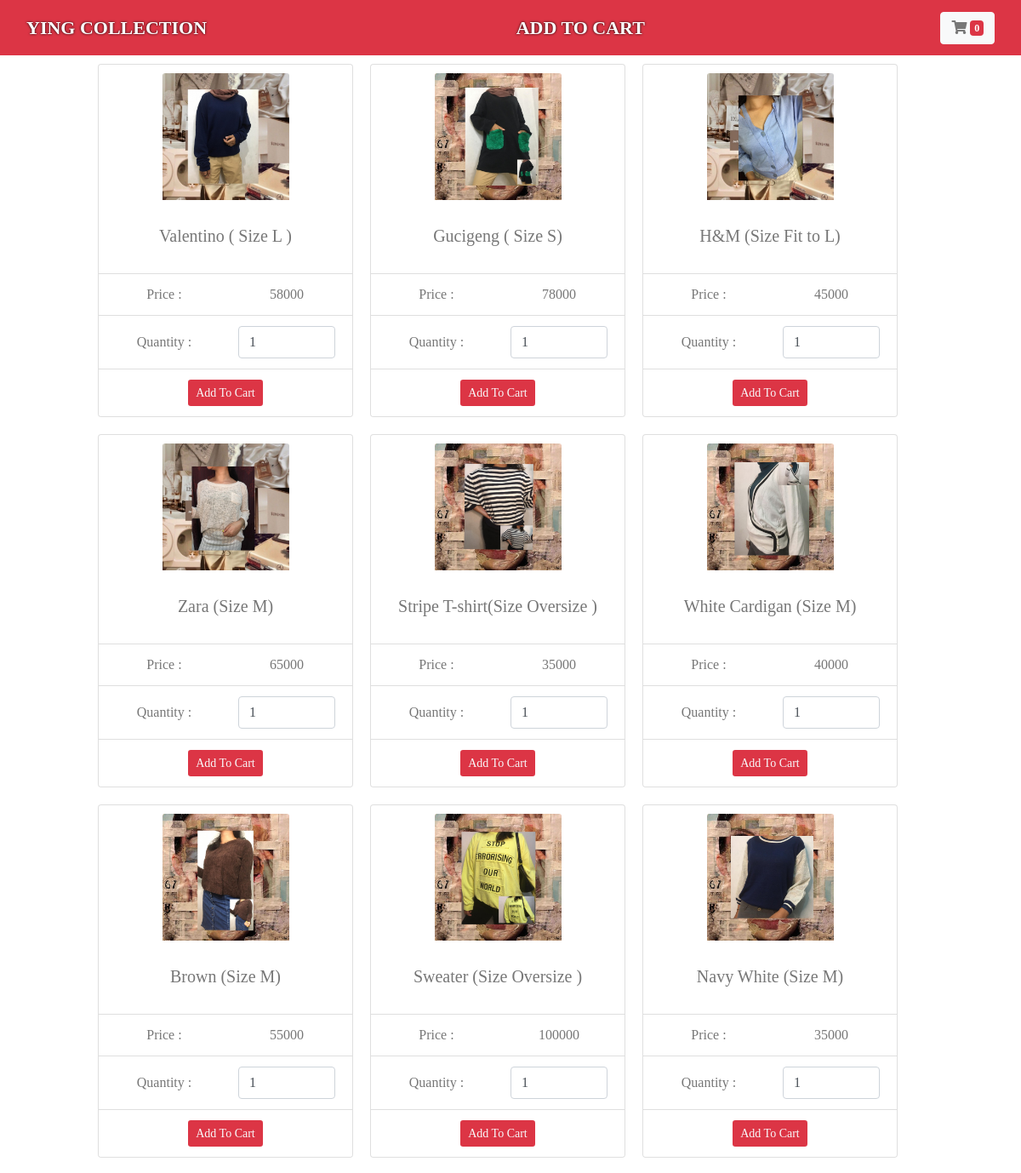
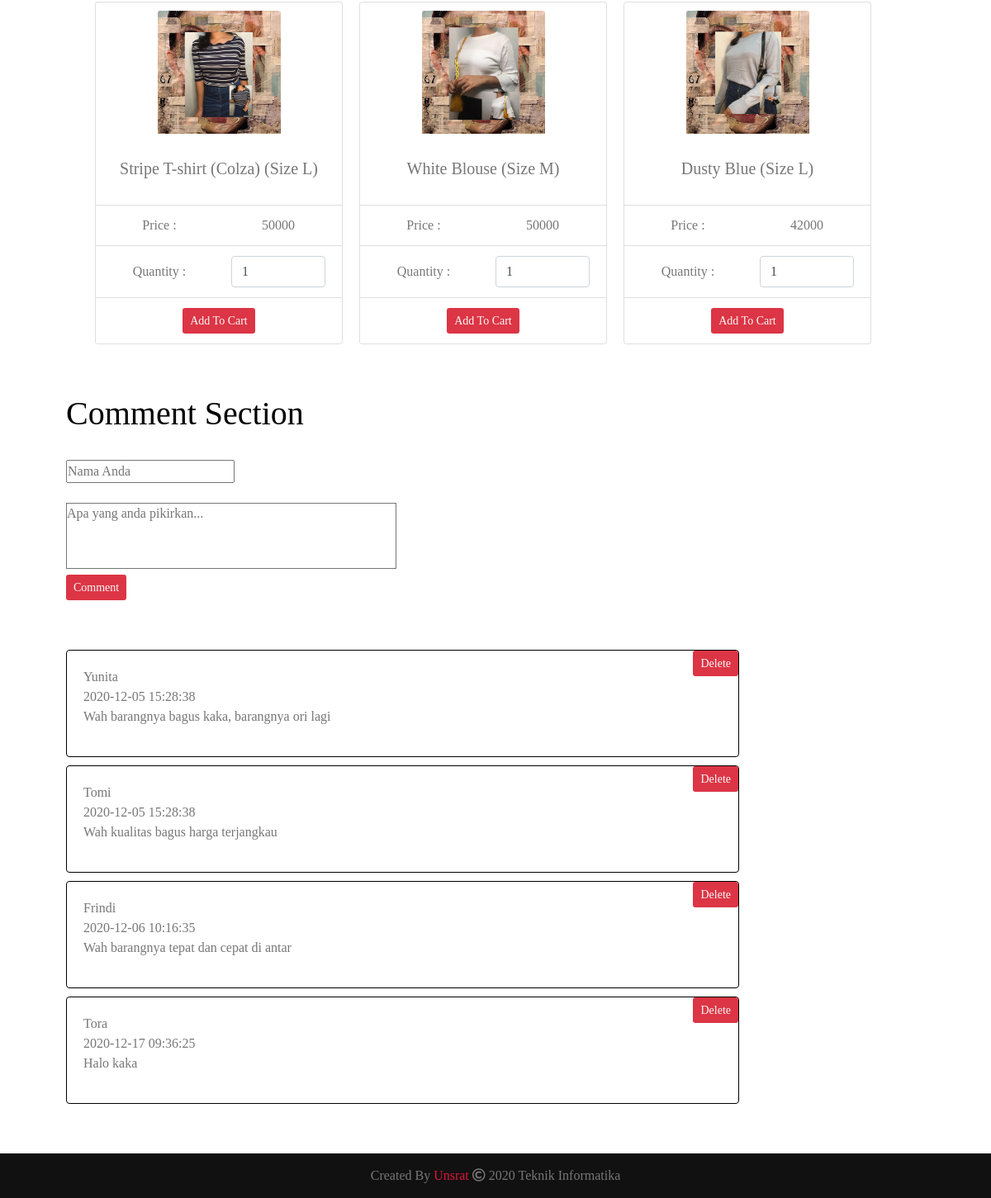
The app's page /index2.php with its own data (2 pictures, top to bottom).
### tables this page shows
CREATE TABLE `products` (
  `p_id` int(11) NOT NULL,
  `p_number` bigint(20) NOT NULL,
  `p_name` varchar(200) NOT NULL,
  `p_image` varchar(250) NOT NULL,
  `p_amount` int(11) NOT NULL,
  `p_status` varchar(10) NOT NULL
);

CREATE TABLE `comments` (
  `cid` int(11) NOT NULL,
  `uid` varchar(128) NOT NULL,
  `date` datetime NOT NULL,
  `message` text NOT NULL
);

### config/Config.php (called while the page is built, shortened)
<?php
class Config{
	private $DBHOST='localhost';
	private $DBUSER='root';
	private $DBPASS='';
	private $DBNAME='kelompok';
	public $con;
	public function __construct(){
		$this->con = mysqli_connect($this->DBHOST, $this->DBUSER, $this->DBPASS, $this->DBNAME);
	}
  public function select_with_order($tblname, $condition, $order, $order_by='DESC', $op='AND'){
		$field_op = "";
		foreach ($condition as $q_key => $q_value) {
			$field_op = $field_op."$q_key='$q_value' $op ";
		}
		$field_op = rtrim($field_op,"$op ");
		$select = "SELECT * FROM $tblname WHERE $field_op ORDER BY $order $order_by";
		$select_fire = mysqli_query($this->con, $select);
		if(mysqli_num_rows($select_fire) > 0){
			$select_fetch = mysqli_fetch_all($select_fire, MYSQLI_ASSOC);
			if($select_fetch){
				return $select_fetch;
			}
			else{
				return false;
			}
		}
		else{
			return false;
		}
	}
}
?>

### index2.php (the view, shortened to what this page needs)
<?php
require_once 'config/Config.php';
$user_function = new Config;
$field_name['p_status'] = 'Active';
$product = $user_function->select_with_order("products", $field_name, "p_id");
include 'function.php';
?>
<!DOCTYPE html>
<html>
<head>
	<link rel="stylesheet" href="styless.css">
    <link href="https://stackpath.bootstrapcdn.com/bootstrap/4.3.1/css/bootstrap.min.css" type="text/css"
        rel="stylesheet">
    <link rel="stylesheet" href="https://use.fontawesome.com/releases/v5.7.2/css/all.css">
    <link href="css/custome-style.css" type="text/css" rel="stylesheet">
</head>
<body>
    <div id="header123">
        <?php include_once('header.php'); ?>
    </div>
    <div class="container-fluid">
        <div class="row flex-box-set">
            <?php foreach($product as $product_data){ ?>
                <div class="card text-center box-card-set">
                    <img src="images/<?php echo $product_data['p_image']; ?>" class="card-img-top box-image-set img-fluid" alt="...">
                    <div class="card-body">
                        <h5 class="card-title"><?php if(strlen($product_data['p_name']) > 50){ echo substr($product_data['p_name'],0,50).'....'; }else{ echo $product_data['p_name']; } ?></h5>
                    </div>
                    <ul class="list-group list-group-flush">
                        <li class="list-group-item">
                            <div class="row">
                                <div class="col-6">Price : </div>
                                <div class="col-6"><?php echo $product_data['p_amount']; ?></div>
                            </div>
                        </li>
                        <form method="post" class="submitpro">
                        <li class="list-group-item">
                                <div class="form-group row mb-0">
                                    <label for="staticEmail" class="col-6 col-form-label">Quantity : </label>
                                    <div class="col-6">
                                        <input type="number" class="form-control pro-qty" min="1" max="100" value="1" required>
                                    </div>
                                </div>
                        </li>
                        <li class="list-group-item">
                            <button type="submit" class="btn btn-sm bg-danger text-light pc_data" data-dataid="<?php echo $product_data['p_number']; ?>">Add To Cart</button>
                        </li>
                        </form>
                    </ul>
                </div>
            <?php } ?>
        </div>
    </div>
    <section class="contact" id="contact">
        <div class="max-width">
                <div class="column left">
				<h1 style="color:black">Comment Section</h1><br>
                <?php
				echo "<form method='POST' action'".setComments($conn).">
						<input name='uid' placeholder='Nama Anda'> <br><br>
						<input type='hidden' name='date' value='".date('Y-m-d H:i:s')."'>
						<textarea rows='5' col='30'
						name ='message'
						placeholder='Apa yang anda pikirkan...'></textarea><br>
						<button style='margin-bottom: 60px'
						class='btn btn-sm bg-danger text-light pc_data'
						type='submit' name='commentSubmit'>Comment</button><br>
					</form>";
				getComments($conn);
				?>
                </div>
            </div>
    </section>
	<footer>
        <span>Created By <a href="https://www.unsrat.ac.id/">Unsrat </a> <span class="far fa-copyright"></span> 2020 Teknik Informatika </span>
    </footer>
</body>
</html>

### header.php (shortened to what this page needs)
<?php
global $cart_data;
?>
<div class="container-fluid bg-danger" id="header123">
    <nav class="navbar navbar-expand-sm navbar-light">
        <a class="navbar-brand header-text" href="fes.php">Ying Collection </a>
        <div class="collapse navbar-collapse" id="navbarSupportedContent">
            <ul class="navbar-nav m-auto">
                <li class="nav-item active">
                    <a class="nav-link header-text" href="index2.php">Add To Cart </a>
                </li>
            </ul>
            <div class="my-2 my-lg-0 text-center">
                <a href="cart.php">
                    <button class="btn btn-light" type="button" id="ref">
                        <span><i class="fas fa-shopping-cart"></i></span>
                        <span class="badge badge-danger"><?php echo @count($cart_data); ?></span>
                    </button>
                </a>
            </div>
        </div>
    </nav>
</div>

### function.php (shortened to what this page needs)
<?php
function getComments($conn){
	$sql = "SELECT * FROM comments";
	$result = $conn->query($sql);
	while($row = $result->fetch_assoc()) {
		echo "<div class=comment-box><p>";
			echo $row['uid']."<br>";
			echo $row['date']."<br>";
			echo nl2br($row['message']);
		echo "</p>
			<form class='delete-btn' method='POST' action'".deleteComments($conn)."'>
				<input type='hidden' name='cid' value='".$row['cid']."'>
				<button class='btn btn-sm bg-danger text-light pc_data' name='commentDelete'>Delete</button>
			</form>
		</div>";
	}
}
?>

### styless.css (style rules this page uses)
* { margin: 0; padding: 0; box-sizing: border-box; text-decoration: none; }
html { scroll-behavior: smooth; }
section { padding: 50px 0; }
.max-width { max-width: 1300px; padding: 0 80px; margin: auto; }
.about, .services, .teams, .contact, footer { font-family: 'Poppins', sans-serif; }
.navbar { position: fixed; width: 100%; z-index: 999; padding: 30px 0; font-family: 'Ubuntu', sans-serif; transition: all 0.3s ease; }
footer { background: #111; padding: 15px 23px; color: #fff; text-align: center; }
footer span a { color: crimson; text-decoration: none; }
* { box-sizing: border-box; font-family: Raleway; color: #777; }
html, body { margin: 0; padding: 0; min-height: 100%; }
.btn { text-align: center; vertical-align: middle; padding: .67em .67em; cursor: pointer; }

### css/custome-style.css (style rules this page uses)
* { margin: 0; padding: 0; box-sizing: border-box; list-style: none; text-decoration: none; }
.header-text { text-transform: uppercase; font-variant-caps: petite-caps; text-align: center; color: white !important; text-shadow: 0px 0px 3px black; font-size: 22px; font-weight: 700; }
.flex-box-set { width: 100%; height: 100%; display: flex; justify-content: center; align-items: center; flex-wrap: wrap; flex-direction: row; }
.box-card-set { width: 300px; height: auto; margin: 10px; }
.box-image-set { width: 50%; height: 50%; margin: 10px auto; overflow: hidden; }

### index2.php (style rules this page uses)
textarea { width: 400px; height: 80px; background-color: #fff; resize: none; }
.comment-box { width: 815px; padding: 20px; margin-bottom: 10px; border:1px solid #000; background-color: #fff; border-radius: 4px; position: relative; }
.delete-btn { position: absolute; top: 0px; right: 0px; }

### records on screen
products: p_image (picture), p_name "Valentino ( Size L )", p_amount "58000"
products: p_image (picture), p_name "Gucigeng ( Size S)", p_amount "78000"
products: p_image (picture), p_name "H&M (Size Fit to L)", p_amount "45000"
products: p_image (picture), p_name "Zara (Size M)", p_amount "65000"
products: p_image (picture), p_name "Stripe T-shirt(Size Oversize )", p_amount "35000"
products: p_image (picture), p_name "White Cardigan (Size M)", p_amount "40000"
products: p_image (picture), p_name "Brown (Size M)", p_amount "55000"
products: p_image (picture), p_name "Sweater (Size Oversize )", p_amount "100000"
products: p_image (picture), p_name "Navy White (Size M)", p_amount "35000"
products: p_image (picture), p_name "Stripe T-shirt (Colza) (Size L)", p_amount "50000"
products: p_image (picture), p_name "White Blouse (Size M)", p_amount "50000"
products: p_image (picture), p_name "Dusty Blue (Size L)", p_amount "42000"
comments: uid "Yunita", date "2020-12-05 15:28:38", message "Wah barangnya bagus kaka, barangnya ori lagi"
comments: uid "Tomi", date "2020-12-05 15:28:38", message "Wah kualitas bagus harga terjangkau"
comments: uid "Frindi", date "2020-12-06 10:16:35", message "Wah barangnya tepat dan cepat di antar"
comments: uid "Tora", date "2020-12-17 09:36:25", message "Halo kaka"
